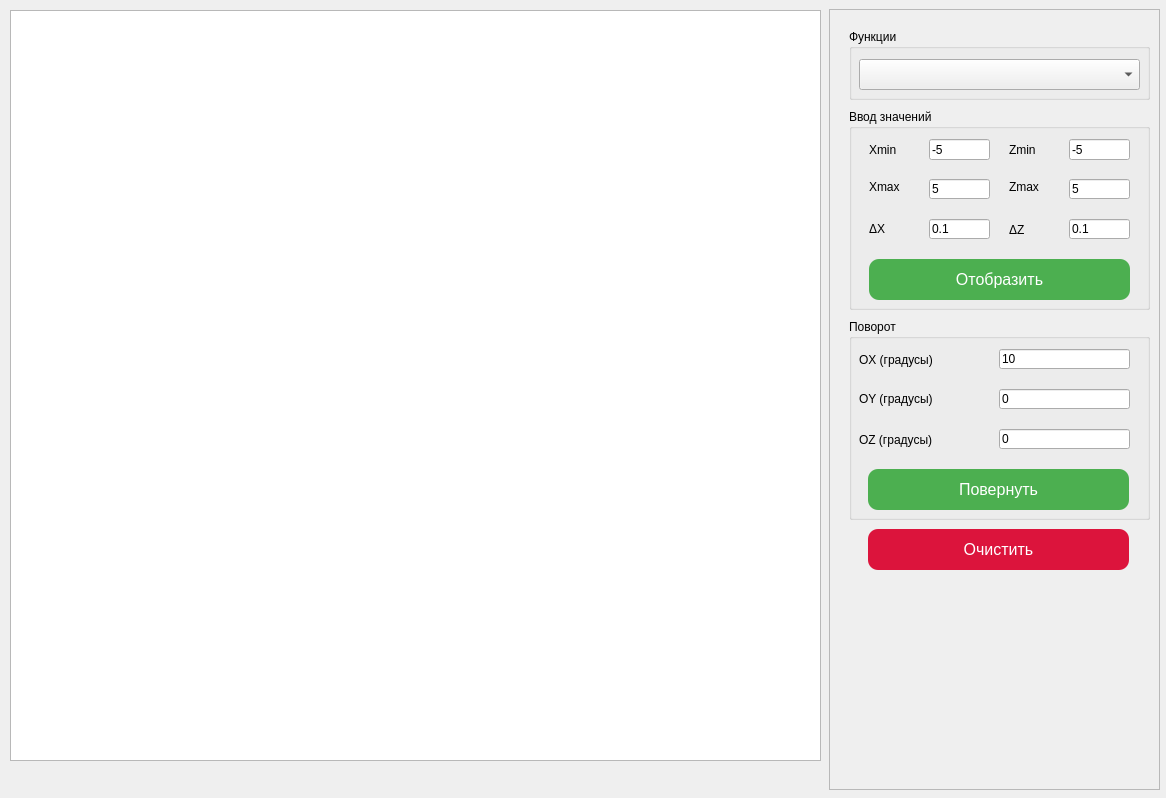
<?xml version="1.0" encoding="UTF-8"?>
<ui version="4.0">
 <class>MainWindow</class>
 <widget class="QMainWindow" name="MainWindow">
  <property name="geometry">
   <rect>
    <x>0</x>
    <y>0</y>
    <width>1166</width>
    <height>798</height>
   </rect>
  </property>
  <property name="windowTitle">
   <string>MainWindow</string>
  </property>
  <widget class="QWidget" name="centralWidget">
   <widget class="QGraphicsView" name="mainview">
    <property name="geometry">
     <rect>
      <x>10</x>
      <y>10</y>
      <width>811</width>
      <height>751</height>
     </rect>
    </property>
   </widget>
   <widget class="QFrame" name="frame">
    <property name="geometry">
     <rect>
      <x>829</x>
      <y>9</y>
      <width>331</width>
      <height>781</height>
     </rect>
    </property>
    <property name="frameShape">
     <enum>QFrame::StyledPanel</enum>
    </property>
    <property name="frameShadow">
     <enum>QFrame::Raised</enum>
    </property>
    <widget class="QGroupBox" name="groupBox">
     <property name="geometry">
      <rect>
       <x>20</x>
       <y>20</y>
       <width>301</width>
       <height>71</height>
      </rect>
     </property>
     <property name="font">
      <font>
       <pointsize>9</pointsize>
       <bold>false</bold>
      </font>
     </property>
     <property name="title">
      <string>Функции</string>
     </property>
     <widget class="QComboBox" name="funcs">
      <property name="geometry">
       <rect>
        <x>10</x>
        <y>30</y>
        <width>281</width>
        <height>31</height>
       </rect>
      </property>
      <property name="font">
       <font>
        <pointsize>10</pointsize>
        <bold>false</bold>
       </font>
      </property>
     </widget>
    </widget>
    <widget class="QGroupBox" name="groupBox_2">
     <property name="geometry">
      <rect>
       <x>20</x>
       <y>100</y>
       <width>301</width>
       <height>201</height>
      </rect>
     </property>
     <property name="font">
      <font>
       <pointsize>9</pointsize>
       <bold>false</bold>
      </font>
     </property>
     <property name="title">
      <string>Ввод значений</string>
     </property>
     <widget class="QLineEdit" name="x_min_text">
      <property name="geometry">
       <rect>
        <x>80</x>
        <y>30</y>
        <width>61</width>
        <height>21</height>
       </rect>
      </property>
      <property name="text">
       <string>-5</string>
      </property>
     </widget>
     <widget class="QLabel" name="label">
      <property name="geometry">
       <rect>
        <x>20</x>
        <y>30</y>
        <width>51</width>
        <height>21</height>
       </rect>
      </property>
      <property name="font">
       <font>
        <pointsize>9</pointsize>
        <bold>false</bold>
       </font>
      </property>
      <property name="text">
       <string>Xmin</string>
      </property>
     </widget>
     <widget class="QLineEdit" name="z_min_text">
      <property name="geometry">
       <rect>
        <x>220</x>
        <y>30</y>
        <width>61</width>
        <height>21</height>
       </rect>
      </property>
      <property name="text">
       <string>-5</string>
      </property>
     </widget>
     <widget class="QLabel" name="label_2">
      <property name="geometry">
       <rect>
        <x>160</x>
        <y>30</y>
        <width>61</width>
        <height>21</height>
       </rect>
      </property>
      <property name="text">
       <string>Zmin</string>
      </property>
     </widget>
     <widget class="QLineEdit" name="x_max_text">
      <property name="geometry">
       <rect>
        <x>80</x>
        <y>70</y>
        <width>61</width>
        <height>20</height>
       </rect>
      </property>
      <property name="text">
       <string>5</string>
      </property>
     </widget>
     <widget class="QLabel" name="label_3">
      <property name="geometry">
       <rect>
        <x>20</x>
        <y>70</y>
        <width>61</width>
        <height>16</height>
       </rect>
      </property>
      <property name="text">
       <string>Xmax</string>
      </property>
     </widget>
     <widget class="QLineEdit" name="z_max_text">
      <property name="geometry">
       <rect>
        <x>220</x>
        <y>70</y>
        <width>61</width>
        <height>20</height>
       </rect>
      </property>
      <property name="text">
       <string>5</string>
      </property>
     </widget>
     <widget class="QLabel" name="label_4">
      <property name="geometry">
       <rect>
        <x>160</x>
        <y>70</y>
        <width>61</width>
        <height>16</height>
       </rect>
      </property>
      <property name="text">
       <string>Zmax</string>
      </property>
     </widget>
     <widget class="QLineEdit" name="delta_x_text">
      <property name="geometry">
       <rect>
        <x>80</x>
        <y>110</y>
        <width>61</width>
        <height>20</height>
       </rect>
      </property>
      <property name="text">
       <string>0.1</string>
      </property>
     </widget>
     <widget class="QLabel" name="label_5">
      <property name="geometry">
       <rect>
        <x>20</x>
        <y>110</y>
        <width>37</width>
        <height>20</height>
       </rect>
      </property>
      <property name="text">
       <string>ΔX</string>
      </property>
     </widget>
     <widget class="QLabel" name="label_6">
      <property name="geometry">
       <rect>
        <x>160</x>
        <y>110</y>
        <width>37</width>
        <height>21</height>
       </rect>
      </property>
      <property name="text">
       <string>ΔZ</string>
      </property>
     </widget>
     <widget class="QLineEdit" name="delta_z_text">
      <property name="geometry">
       <rect>
        <x>220</x>
        <y>110</y>
        <width>61</width>
        <height>20</height>
       </rect>
      </property>
      <property name="text">
       <string>0.1</string>
      </property>
     </widget>
     <widget class="QPushButton" name="draw_all_btn">
      <property name="geometry">
       <rect>
        <x>20</x>
        <y>150</y>
        <width>261</width>
        <height>41</height>
       </rect>
      </property>
      <property name="styleSheet">
       <string notr="true">QPushButton {
                                  display: inline-block;
                                  font-size: 16px;
                                  cursor: pointer;
                                  text-align: center;
                                  text-decoration: none;
                                  outline: none;
                                  color: #fff;
                                  background-color: #4CAF50;
                                  border: none;
                                  border-radius: 10px;
                                  box-shadow: 0 9px #999;
                                }
QPushButton:hover {background-color: #3e8e41}
QPushButton:pressed {
                                  background-color: #3e8e41;
                                  box-shadow: 0 5px #666;
                                  transform: translateY(4px);
                                }</string>
      </property>
      <property name="text">
       <string>Отобразить</string>
      </property>
     </widget>
    </widget>
    <widget class="QGroupBox" name="groupBox_3">
     <property name="geometry">
      <rect>
       <x>20</x>
       <y>310</y>
       <width>301</width>
       <height>201</height>
      </rect>
     </property>
     <property name="font">
      <font>
       <pointsize>9</pointsize>
       <bold>false</bold>
      </font>
     </property>
     <property name="title">
      <string>Поворот</string>
     </property>
     <widget class="QLineEdit" name="delta_theta_OX_text">
      <property name="geometry">
       <rect>
        <x>150</x>
        <y>30</y>
        <width>131</width>
        <height>20</height>
       </rect>
      </property>
      <property name="text">
       <string>10</string>
      </property>
     </widget>
     <widget class="QLabel" name="label_7">
      <property name="geometry">
       <rect>
        <x>10</x>
        <y>30</y>
        <width>131</width>
        <height>21</height>
       </rect>
      </property>
      <property name="text">
       <string>OX (градусы)</string>
      </property>
     </widget>
     <widget class="QLineEdit" name="delta_theta_OY_text">
      <property name="geometry">
       <rect>
        <x>150</x>
        <y>70</y>
        <width>131</width>
        <height>20</height>
       </rect>
      </property>
      <property name="text">
       <string>0</string>
      </property>
     </widget>
     <widget class="QLabel" name="label_8">
      <property name="geometry">
       <rect>
        <x>10</x>
        <y>69</y>
        <width>131</width>
        <height>21</height>
       </rect>
      </property>
      <property name="text">
       <string>OY (градусы)</string>
      </property>
     </widget>
     <widget class="QLineEdit" name="delta_theta_OZ_text">
      <property name="geometry">
       <rect>
        <x>150</x>
        <y>110</y>
        <width>131</width>
        <height>20</height>
       </rect>
      </property>
      <property name="text">
       <string>0</string>
      </property>
     </widget>
     <widget class="QLabel" name="label_9">
      <property name="geometry">
       <rect>
        <x>10</x>
        <y>110</y>
        <width>141</width>
        <height>21</height>
       </rect>
      </property>
      <property name="text">
       <string>OZ (градусы)</string>
      </property>
     </widget>
     <widget class="QPushButton" name="rotate_btn">
      <property name="geometry">
       <rect>
        <x>19</x>
        <y>150</y>
        <width>261</width>
        <height>41</height>
       </rect>
      </property>
      <property name="styleSheet">
       <string notr="true">QPushButton {
                                  display: inline-block;
                                  font-size: 16px;
                                  cursor: pointer;
                                  text-align: center;
                                  text-decoration: none;
                                  outline: none;
                                  color: #fff;
                                  background-color: #4CAF50;
                                  border: none;
                                  border-radius: 10px;
                                  box-shadow: 0 9px #999;
                                }
QPushButton:hover {background-color: #3e8e41}
QPushButton:pressed {
                                  background-color: #3e8e41;
                                  box-shadow: 0 5px #666;
                                  transform: translateY(4px);
                                }</string>
      </property>
      <property name="text">
       <string>Повернуть</string>
      </property>
     </widget>
    </widget>
    <widget class="QPushButton" name="clear_all_btn">
     <property name="geometry">
      <rect>
       <x>39</x>
       <y>520</y>
       <width>261</width>
       <height>41</height>
      </rect>
     </property>
     <property name="font">
      <font>
       <pointsize>-1</pointsize>
       <bold>false</bold>
       <underline>false</underline>
       <strikeout>false</strikeout>
      </font>
     </property>
     <property name="styleSheet">
      <string notr="true">QPushButton {
                              display: inline-block;
                              font-size: 16px;
                              cursor: pointer;
                              text-align: center;
                              text-decoration: none;
                              outline: none;
                              color: #fff;
                              background-color: #DC143C;
                              border: none;
                              border-radius: 10px;
                              box-shadow: 0 9px #999;
                           }
QPushButton:hover {background-color: #B22222}
QPushButton:pressed {
                              background-color: #B22222;
                              box-shadow: 0 5px #666;
                              transform: translateY(4px);
                            }</string>
     </property>
     <property name="text">
      <string>Очистить</string>
     </property>
    </widget>
   </widget>
  </widget>
 </widget>
 <layoutdefault spacing="6" margin="11"/>
 <resources/>
 <connections/>
</ui>
